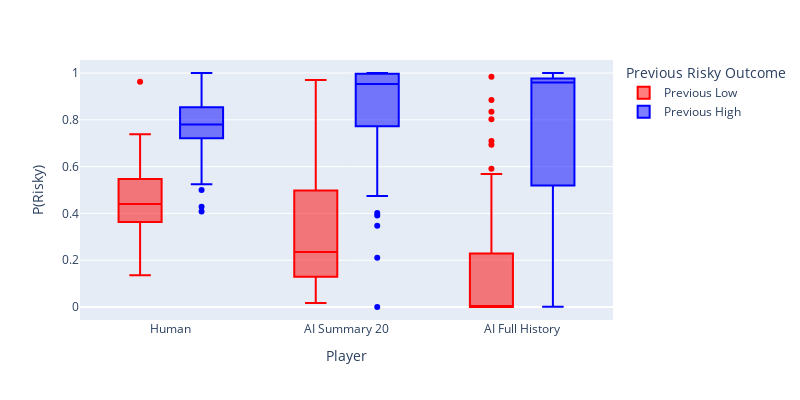

Notebook code cell kept with this figure:
### Code cell
recency_concat.rename(columns={"p risky given previous low": "Previous Low", "p risky given previous high": "Previous High"}, inplace=True)
recency_concat_melted = recency_concat.melt(value_vars = ["Previous Low", "Previous High"], id_vars=["Player", "Medium", "Problem"], value_name="P(Risky)", var_name="Previous Risky Outcome")
fig = px.box(recency_concat_melted, x="Player", y="P(Risky)", color="Previous Risky Outcome",  width=800, height=400, color_discrete_map={"Previous Low": "red", "Previous High": "blue"})
fig.show()
fig.write_image(f"{fig_folder}/recency_effect_across_players_boxplot.png")

### Figure 1 — Plotly figure (JSON) as saved in the notebook; plotly's stock layout.template omitted (floating-point values rounded to 4 significant figures; data arrays with more than 128 entries replaced by an {"elided": "..."} marker saying what was removed)
{"data": [{"alignmentgroup": "True", "hovertemplate": "Previous Risky Outcome=Previous Low<br>Player=%{x}<br>P(Risky)=%{y}<extra></extra>", "legendgroup": "Previous Low", "marker": {"color": "red"}, "name": "Previous Low", "notched": false, "offsetgroup": "Previous Low", "orientation": "v", "showlegend": true, "type": "box", "x": {"elided": "180 str values"}, "x0": " ", "xaxis": "x", "y": {"elided": "180 float values"}, "y0": " ", "yaxis": "y"}, {"alignmentgroup": "True", "hovertemplate": "Previous Risky Outcome=Previous High<br>Player=%{x}<br>P(Risky)=%{y}<extra></extra>", "legendgroup": "Previous High", "marker": {"color": "blue"}, "name": "Previous High", "notched": false, "offsetgroup": "Previous High", "orientation": "v", "showlegend": true, "type": "box", "x": {"elided": "180 str values"}, "x0": " ", "xaxis": "x", "y": {"elided": "180 float values"}, "y0": " ", "yaxis": "y"}], "layout": {"boxmode": "group", "height": 400, "legend": {"title": {"text": "Previous Risky Outcome"}, "tracegroupgap": 0}, "margin": {"t": 60}, "width": 800, "xaxis": {"anchor": "y", "domain": [0, 1], "title": {"text": "Player"}}, "yaxis": {"anchor": "x", "domain": [0, 1], "title": {"text": "P(Risky)"}}}}
